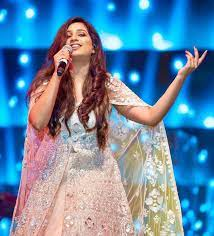
#> input picture 1.Beginner Level/Ds1.jpg, 214 x 236 px
$ jupyter execute Task-1.ipynb   (shell and % lines are left out)
#> lines starting #> are read from the running program, lines starting #| are printed output that depends on the picture
# Nampalli Harsh

# Task-1

# Image to Pencil Sketch with Python

[cell 1]
import cv2
import matplotlib.pyplot as plt

[cell 2]
image = cv2.imread("Ds1.jpg")
#> image is the input picture: shape (236, 214, 3); mean B, G, R 166.1, 136.9, 104.2
cv2.imshow("Shreya Ghoshal", image)
cv2.waitKey(0)

[cell 3]
gray_image = cv2.cvtColor(image, cv2.COLOR_BGR2GRAY)
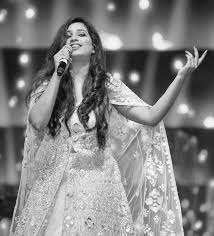
#> gray_image: shape (236, 214); min 1, max 254, mean 130.4
plt.imshow(gray_image,cmap="gray")
plt.title("Black And White Shreya")

[cell 4]
inverted_image = 255 - gray_image
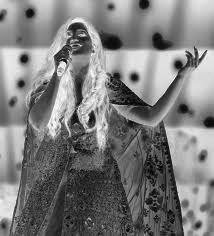
#> inverted_image: shape (236, 214); min 1, max 254, mean 124.6
plt.imshow(inverted_image,cmap="gray")
plt.title("Black And White Inverted")

[cell 5]
blurred = cv2.GaussianBlur(inverted_image, (21, 21), 0)
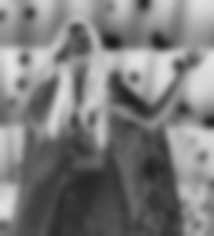
#> blurred: shape (236, 214); min 23, max 227, mean 124.6
inverted_blurred = 255 - blurred
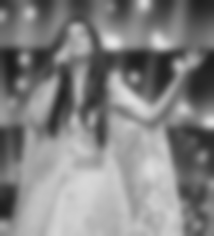
#> inverted_blurred: shape (236, 214); min 28, max 232, mean 130.4
plt.imshow(inverted_blurred,cmap="gray")
plt.title("Inverted Blurred GrayScale Image")

[cell 6]
pencil_sketch = cv2.divide(gray_image, inverted_blurred, scale=256.0)
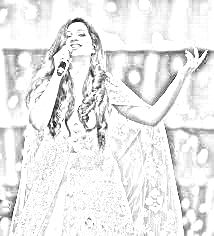
#> pencil_sketch: shape (236, 214); min 2, max 255, mean 234.5
plt.imshow(pencil_sketch,cmap="gray")
plt.title("Inverted Blurred GrayScale Image")
